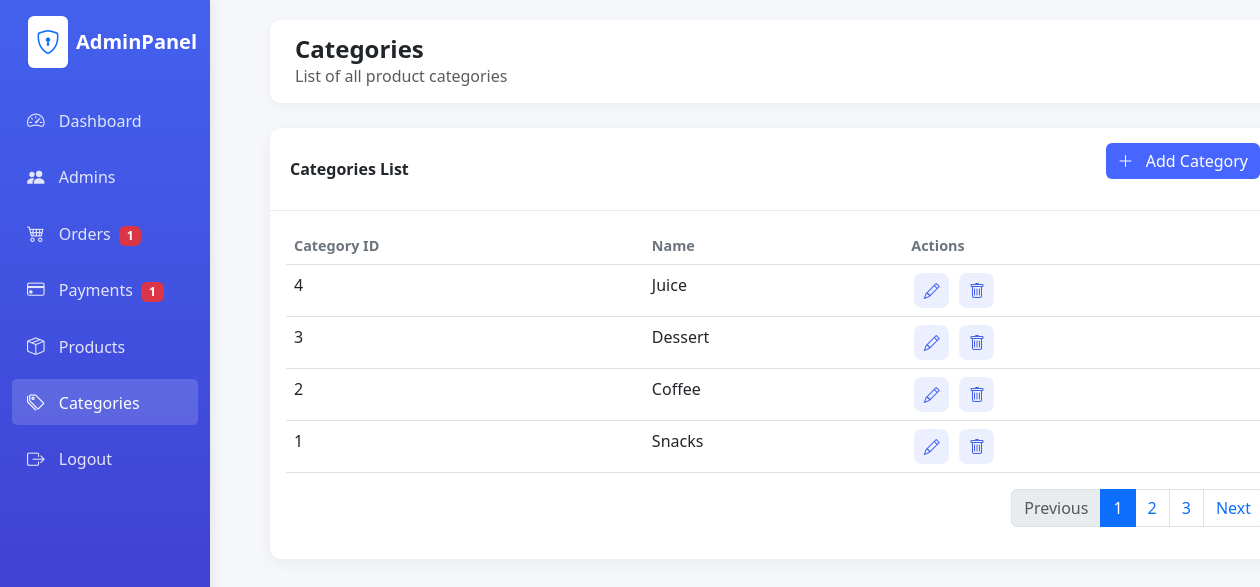
Screenshot of /admin/categories.php (signed in) with the database file from the repository.
### tables this page shows
CREATE TABLE `category` (
  `Category_ID` int(11) NOT NULL,
  `Category_Name` varchar(100) NOT NULL
);

### admin/sidebar_counts.php (called while the page is built, shortened)
<?php
$pendingProcessingCount = 0;
$unpaidPayments = 0;
?>

### admin/categories.php (the view, shortened to what this page needs)
<?php
include 'sidebar_counts.php';
$categories = [];
try {
    $db = new database();
    $conn = $db->opencon();
    $stmt = $conn->prepare("SELECT * FROM category ORDER BY Category_ID DESC");
    $stmt->execute();
    $categories = $stmt->fetchAll(PDO::FETCH_ASSOC);
} catch (PDOException $e) {
    $error = "Database Error: " . $e->getMessage();
}
?>
<!DOCTYPE html>
<html lang="en">
<head>
    <link href="https://cdn.jsdelivr.net/npm/bootstrap@5.3.0/dist/css/bootstrap.min.css" rel="stylesheet">
    <link rel="stylesheet" href="https://cdn.jsdelivr.net/npm/bootstrap-icons@1.10.0/font/bootstrap-icons.css">
    <link rel="stylesheet" href="assets/css/style.css">
</head>
<body class="dashboard-page">
    <div class="container-fluid">
        <div class="row">
            <div class="col-md-2 col-lg-2 d-md-block sidebar collapse">
                <div class="pt-3">
                    <div class="d-flex align-items-center mb-4 px-3">
                        <div class="bg-white p-2 rounded me-2">
                            <i class="bi bi-shield-lock text-primary fs-4"></i>
                        </div>
                        <div class="logo-text fw-bold fs-5">AdminPanel</div>
                    </div>
                    <ul class="nav flex-column">
                        <li class="nav-item">
                            <a class="nav-link" href="index.php">
                                <i class="bi bi-speedometer2"></i>
                                <span>Dashboard</span>
                            </a>
                        </li>
                        <li class="nav-item">
                            <a class="nav-link" href="admins.php">
                                <i class="bi bi-people-fill"></i>
                                <span>Admins</span>
                            </a>
                        </li>
                        <li class="nav-item">
                            <a class="nav-link" href="orders.php">
                                <i class="bi bi-cart4"></i>
                                <span>Orders</span>
                                <?php if ($pendingProcessingCount > 0): ?>
                                    <span class="badge bg-danger ms-1"><?= $pendingProcessingCount ?></span>
                                <?php endif; ?>
                            </a>
                        </li>
                        <li class="nav-item">
                            <a class="nav-link" href="payments.php">
                                <i class="bi bi-credit-card"></i>
                                <span>Payments</span>
                                <?php if ($unpaidPayments > 0): ?>
                                    <span class="badge bg-danger ms-1"><?= $unpaidPayments ?></span>
                                <?php endif; ?>
                            </a>
                        </li>
                        <li class="nav-item">
                            <a class="nav-link" href="products.php">
                                <i class="bi bi-box-seam"></i>
                                <span>Products</span>
                            </a>
                        </li>
                        <li class="nav-item">
                            <a class="nav-link active" href="categories.php">
                                <i class="bi bi-tags"></i>
                                <span>Categories</span>
                            </a>
                        </li>
                        <li class="nav-item">
                            <a class="nav-link" href="logout.php">
                                <i class="bi bi-box-arrow-right"></i>
                                <span>Logout</span>
                            </a>
                        </li>
                    </ul>
                </div>
            </div>
            <div class="col-md-10 col-lg-10 main-content">
                <div class="header d-flex justify-content-between align-items-center">
                    <div>
                        <h4 class="mb-0 fw-bold">Categories</h4>
                        <p class="mb-0 text-muted">List of all product categories</p>
                    </div>
                </div>
                <div class="card">
                    <div class="card-header d-flex justify-content-between align-items-center">
                        <span>Categories List</span>
                        <button class="btn btn-primary mb-3" data-bs-toggle="modal" data-bs-target="#addCategoryModal">
                            <i class="bi bi-plus-lg me-2"></i> Add Category
                        </button>
                    </div>
                    <div class="card-body">
                        <div class="table-responsive">
                            <table class="table table-hover">
                                <thead>
                                    <tr>
                                        <th>Category ID</th>
                                        <th>Name</th>
                                        <th>Actions</th>
                                    </tr>
                                </thead>
                                <tbody>
                                    <?php foreach ($categories as $category): ?>
                                    <tr>
                                        <td><?= htmlspecialchars($category['Category_ID']) ?></td>
                                        <td><?= htmlspecialchars($category['Category_Name']) ?></td>
                                        <td>
                                            <a href="#"
                                               class="action-btn edit-category-btn"
                                               data-category-id="<?= htmlspecialchars($category['Category_ID']) ?>"
                                               data-category-name="<?= htmlspecialchars($category['Category_Name']) ?>">
                                                <i class="bi bi-pencil"></i>
                                            </a>
                                            <a href="#"
                                               class="action-btn delete-category-btn"
                                               data-category-id="<?= htmlspecialchars($category['Category_ID']) ?>">
                                                <i class="bi bi-trash"></i>
                                            </a>
                                        </td>
                                    </tr>
                                    <?php endforeach; ?>
                                </tbody>
                            </table>
                        </div>
                        <nav>
                            <ul class="pagination justify-content-end">
                                <li class="page-item disabled">
                                    <a class="page-link" href="#" tabindex="-1">Previous</a>
                                </li>
                                <li class="page-item active"><a class="page-link" href="#">1</a></li>
                                <li class="page-item"><a class="page-link" href="#">2</a></li>
                                <li class="page-item"><a class="page-link" href="#">3</a></li>
                                <li class="page-item">
                                    <a class="page-link" href="#">Next</a>
                                </li>
                            </ul>
                        </nav>
                    </div>
                </div>
            </div>
        </div>
    </div>
</body>
</html>

### admin/assets/css/style.css (style rules this page uses)
:root { --primary-color: #4361ee; --secondary-color: #3f37c9; --light-bg: #f8f9fa; --dark-text: #212529; --success-color: #4cc9f0; --warning-color: #f72585; }
.dashboard-page { background-color: #f5f7fb; font-family: 'Segoe UI', Tahoma, Geneva, Verdana, sans-serif; }
.sidebar { background: linear-gradient(180deg, var(--primary-color), var(--secondary-color)); color: white; height: 100vh; position: fixed; box-shadow: 0 0 15px rgba(0,0,0,0.1); }
.sidebar .nav-link { color: rgba(255,255,255,0.85); border-radius: 5px; margin: 5px 0; padding: 10px 15px; transition: all 0.3s; }
.sidebar .nav-link:hover, .sidebar .nav-link.active { background: rgba(255,255,255,0.15); color: white; }
.sidebar .nav-link i { margin-right: 10px; font-size: 1.1rem; }
.main-content { margin-left: 250px; padding: 20px; }
.header { background: white; padding: 15px 25px; border-radius: 10px; box-shadow: 0 2px 10px rgba(0,0,0,0.05); margin-bottom: 25px; }
.card { border: none; border-radius: 12px; box-shadow: 0 4px 15px rgba(0,0,0,0.05); margin-bottom: 25px; transition: transform 0.3s; }
.card-header { background-color: white; border-bottom: 1px solid #eaeaea; padding: 15px 20px; border-radius: 12px 12px 0 0 !important; font-weight: 600; }
.btn-primary { background: #4666FF; border: none; font-weight: 500; font-size: 1rem; transition: background 0.2s; }
.table th { font-weight: 600; color: #6c757d; font-size: 0.9rem; }
.action-btn { width: 35px; height: 35px; display: inline-flex; align-items: center; justify-content: center; border-radius: 8px; background: rgba(67, 97, 238, 0.1); color: var(--primary-color); margin: 0 3px; transition: all 0.3s; }
:root { --primary-color: #4361ee; --secondary-color: #3f37c9; --light-bg: #f8f9fa; --dark-text: #212529; }

### rows the page displays
category: Category_ID "4", Category_Name "Juice"
category: Category_ID "3", Category_Name "Dessert"
category: Category_ID "2", Category_Name "Coffee"
category: Category_ID "1", Category_Name "Snacks"

### other values shown
$pendingProcessingCount "1"
$unpaidPayments "1"
